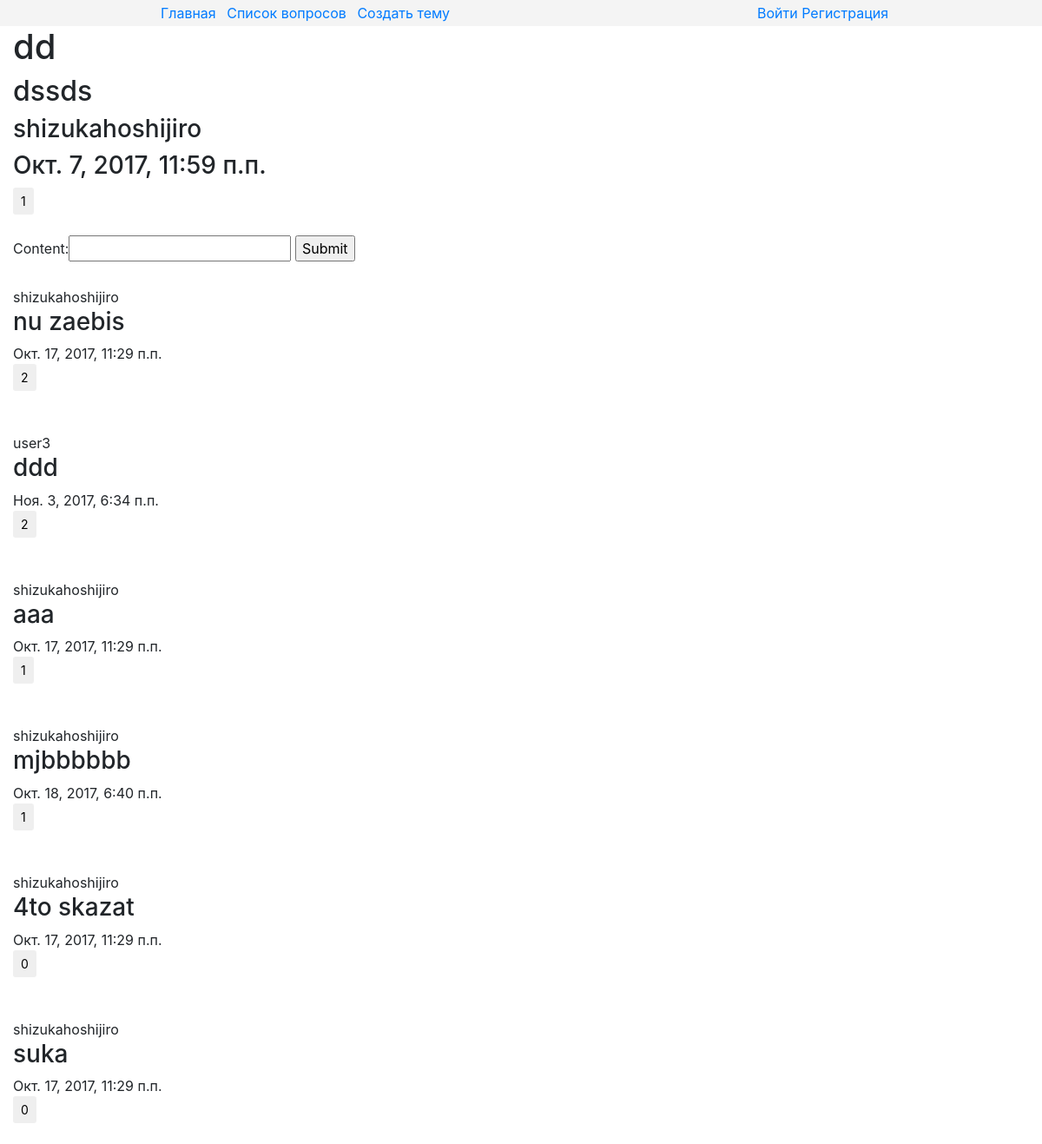
The app's page /8/ with its own data.
### core/models.py (models this page shows, shortened)
class Topic(models.Model):
    title = models.CharField(max_length=40)
    description = models.TextField()
    author = models.ForeignKey(settings.AUTH_USER_MODEL, on_delete=PROTECT)
    pub_date = models.DateTimeField(auto_now_add=True)
    update_date = models.DateTimeField(auto_now=True)
    comments = GenericRelation(Comment, related_query_name="comments", content_type_field="model_type")
    likes = GenericRelation(Like,related_query_name="likes", content_type_field="model_type")
    class Meta:
        ordering = ("-pub_date","title")

### comment_app/models.py (models this page shows)
class Comment(models.Model):
    author = models.ForeignKey(settings.AUTH_USER_MODEL,on_delete=PROTECT)
    content = models.CharField(max_length=120)
    pub_date = models.DateTimeField(auto_now_add=True)
    update_date = models.DateTimeField(auto_now=True)
    likes = GenericRelation(Like, related_query_name="likes", content_type_field="model_type")
    model_type = models.ForeignKey(ContentType)
    object_id = models.PositiveIntegerField()
    object = GenericForeignKey("model_type","object_id")
    objects = CustomCommentsQuerySet.as_manager()
    class Meta:
        ordering = ("-pub_date",)

### core/views.py (the view)
# urls.py: url(r"^(?P<pk>\d+)/$", views.TopicDetailView.as_view(), name="detail"),
class TopicDetailView(DetailView):
    model = Topic
    template_name = "core/detail.html"
    def get(self, request, *args, **kwargs):
        self.form = CommentForm
        return super(TopicDetailView, self).get(request,*args,**kwargs)
    def get_context_data(self, **kwargs):
        context = super(TopicDetailView, self).get_context_data(**kwargs)
        context["form"] = self.form
        return context

### comment_app/models.py (called while the page is built)
    def order_by_number_of_likes(self):
        queryset = self.annotate(likes_count=models.Count("likes")).order_by("-likes_count")
        return queryset

### core/templates/core/detail.html (shortened to what this page needs)
{% extends "core/patterns/parents/main.html" %}
{% block content %}
    <h1>{{ object.title }}</h1>
    <h2>{{ object.description }}</h2>
    <h3>{{ object.author }}</h3>
    <h3>{{ object.pub_date }}</h3>
    {% include "core/patterns/includes/like_from/like_form_for_topic.html" %}
    <br>
     <form action="{% url "comment_app:add_comment" %}" method="post">
        {{ form }}
        <input type="submit">
    </form>
    {% for comment in object.comments.all.order_by_number_of_likes %}
        <br>
        <div class="comment">
        {{ comment.author }}
        <h3>{{ comment.content }}</h3>
        {{ comment.pub_date }}
        </div>
        {% include "core/patterns/includes/like_from/like_form_for_comment.html" %}
        <br>
    {% endfor %}
{% endblock %}

### core/templates/core/patterns/includes/like_from/like_form.html (shortened to what this page needs)
<div class="like_form">
    <input type="submit" class="btn btn-sm btn-default" value="{% block number_of_likes %}{{ object.likes.count }}{% endblock %}">
</div>

### records on screen
Topic: title "dd", description "dssds", author "shizukahoshijiro", pub_date "Окт. 7, 2017, 11:59 п.п.", likes.count "1"
Comment: author "shizukahoshijiro", content "nu zaebis", pub_date "Окт. 17, 2017, 11:29 п.п.", likes.count "2"
Comment: author "user3", content "ddd", pub_date "Ноя. 3, 2017, 6:34 п.п.", likes.count "2"
Comment: author "shizukahoshijiro", content "aaa", pub_date "Окт. 17, 2017, 11:29 п.п.", likes.count "1"
Comment: author "shizukahoshijiro", content "mjbbbbbb", pub_date "Окт. 18, 2017, 6:40 п.п.", likes.count "1"
Comment: author "shizukahoshijiro", content "4to skazat", pub_date "Окт. 17, 2017, 11:29 п.п.", likes.count "0"
Comment: author "shizukahoshijiro", content "suka", pub_date "Окт. 17, 2017, 11:29 п.п.", likes.count "0"
